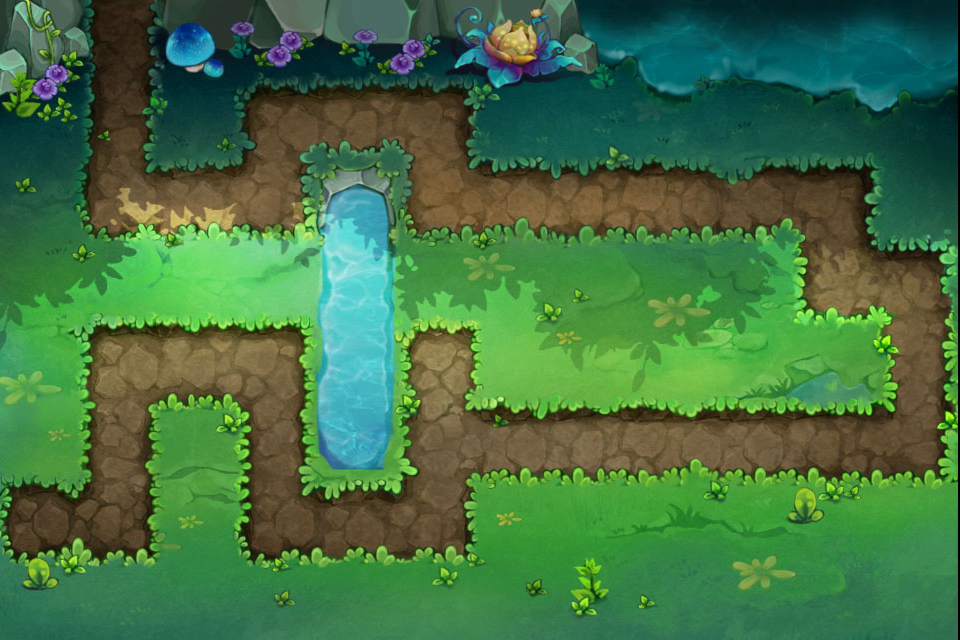

This game map was drawn from its Tiled (.tmx) file and the tilesets committed beside it. A one-line description and the trimmed map source follow:
An orthogonal 12x8 tile map with 80x80 px tiles, 1 tile layer (Background) and 8 objects (2x waterfall, woodhero, leaf.png, gress1.png, waters.png, ...).

<map version="1.0" orientation="orthogonal" width="12" height="8" tilewidth="80" tileheight="80">
 <tileset firstgid="1" name="level1_11bg" tilewidth="80" tileheight="80">
  <tileoffset x="-2" y="0" />
  <image source="level1_11bg.jpg" width="960" height="640" />
  <tile id="1">
   <properties>
    <property name="tiletype" value="0" />
   </properties>
  </tile>
  <tile id="13">
   <properties>
    <property name="tiletype" value="0" />
   </properties>
  </tile>
  <tile id="14">
   <properties>
    <property name="tiletype" value="1" />
   </properties>
  </tile>
  <tile id="15">
   <properties>
    <property name="tiletype" value="0" />
   </properties>
  </tile>
  <tile id="16">
   <properties>
    <property name="tiletype" value="0" />
   </properties>
  </tile>
  <tile id="17">
   <properties>
    <property name="tiletype" value="0" />
   </properties>
  </tile>
  <tile id="18">
   <properties>
    <property name="tiletype" value="1" />
   </properties>
  </tile>
  <tile id="19">
   <properties>
    <property name="tiletype" value="10" />
   </properties>
  </tile>
  <tile id="20">
   <properties>
    <property name="tiletype" value="1" />
   </properties>
  </tile>
  <tile id="21">
   <properties>
    <property name="tiletype" value="1" />
   </properties>
  </tile>
  <tile id="22">
   <properties>
    <property name="tiletype" value="1" />
   </properties>
  </tile>
  <tile id="23">
   <properties>
    <property name="tiletype" value="1" />
   </properties>
  </tile>
  <tile id="24">
   <properties>
    <property name="tiletype" value="1" />
   </properties>
  </tile>
  <tile id="25">
   <properties>
    <property name="tiletype" value="0" />
   </properties>
  </tile>
  <tile id="26">
   <properties>
    <property name="tiletype" value="0" />
   </properties>
  </tile>
  <tile id="27">
   <properties>
    <property name="tiletype" value="0" />
   </properties>
  </tile>
  <tile id="28">
   <properties>
    <property name="tiletype" value="2" />
   </properties>
  </tile>
  <tile id="29">
   <properties>
    <property name="tiletype" value="0" />
   </properties>
  </tile>
  <tile id="30">
   <properties>
    <property name="tiletype" value="0" />
   </properties>
  </tile>
  <tile id="31">
   <properties>
    <property name="tiletype" value="0" />
   </properties>
  </tile>
  <tile id="32">
   <properties>
    <property name="tiletype" value="0" />
   </properties>
  </tile>
  <tile id="33">
   <properties>
    <property name="tiletype" value="0" />
   </properties>
  </tile>
  <tile id="34">
   <properties>
    <property name="tiletype" value="0" />
   </properties>
  </tile>
  <tile id="35">
   <properties>
    <property name="tiletype" value="1" />
   </properties>
  </tile>
  <tile id="36">
   <properties>
    <property name="tiletype" value="1" />
   </properties>
  </tile>
  <tile id="37">
   <properties>
    <property name="tiletype" value="1" />
   </properties>
  </tile>
  <tile id="38">
   <properties>
    <property name="tiletype" value="1" />
   </properties>
  </tile>
  <tile id="39">
   <properties>
    <property name="tiletype" value="1" />
   </properties>
  </tile>
  <tile id="40">
   <properties>
    <property name="tiletype" value="2" />
   </properties>
  </tile>
  <tile id="41">
   <properties>
    <property name="tiletype" value="1" />
   </properties>
  </tile>
  <tile id="42">
   <properties>
    <property name="tiletype" value="1" />
   </properties>
  </tile>
  <tile id="43">
   <properties>
    <property name="tiletype" value="1" />
   </properties>
  </tile>
  <tile id="44">
   <properties>
    <property name="tiletype" value="1" />
   </properties>
  </tile>
  <tile id="45">
   <properties>
    <property name="tiletype" value="1" />
   </properties>
  </tile>
  <tile id="46">
   <properties>
    <property name="tiletype" value="0" />
   </properties>
  </tile>
  <tile id="47">
   <properties>
    <property name="tiletype" value="0" />
   </properties>
  </tile>
  <tile id="48">
   <properties>
    <property name="tiletype" value="1" />
   </properties>
  </tile>
  <tile id="49">
   <properties>
    <property name="tiletype" value="0" />
   </properties>
  </tile>
  <tile id="50">
   <properties>
    <property name="tiletype" value="0" />
   </properties>
  </tile>
  <tile id="51">
   <properties>
    <property name="tiletype" value="0" />
   </properties>
  </tile>
  <tile id="52">
   <properties>
    <property name="tiletype" value="2" />
   </properties>
  </tile>
  <tile id="54">
   <properties>
    <property name="tiletype" value="1" />
   </properties>
  </tile>
  <tile id="55">
   <properties>
    <property name="tiletype" value="1" />
   </properties>
  </tile>
  <tile id="56">
   <properties>
    <property name="tiletype" value="1" />
   </properties>
  </tile>
  <tile id="57">
   <properties>
    <property name="tiletype" value="1" />
   </properties>
  </tile>
  <tile id="58">
   <properties>
    <property name="tiletype" value="1" />
   </properties>
  </tile>
  <tile id="59">
   <properties>
    <property name="tiletype" value="0" />
   </properties>
  </tile>
  <tile id="60">
   <properties>
    <property name="tiletype" value="1" />
   </properties>
  </tile>
  <tile id="61">
   <properties>
    <property name="tiletype" value="0" />
   </properties>
  </tile>
  <tile id="62">
   <properties>
    <property name="tiletype" value="1" />
   </properties>
  </tile>
  <tile id="63">
   <properties>
    <property name="tiletype" value="0" />
   </properties>
  </tile>
  <tile id="64">
   <properties>
    <property name="tiletype" value="2" />
   </properties>
  </tile>
  <tile id="65">
   <properties>
    <property name="tiletype" value="0" />
   </properties>
  </tile>
  <tile id="66">
   <properties>
    <property name="tiletype" value="0" />
   </properties>
  </tile>
  <tile id="67">
   <properties>
    <property name="tiletype" value="0" />
   </properties>
  </tile>
  <tile id="68">
   <properties>
    <property name="tiletype" value="0" />
   </properties>
  </tile>
  <tile id="69">
   <properties>
    <property name="tiletype" value="0" />
   </properties>
  </tile>
  <tile id="70">
   <properties>
    <property name="tiletype" value="0" />
   </properties>
  </tile>
  <tile id="71">
   <properties>
    <property name="tiletype" value="0" />
   </properties>
  </tile>
  <tile id="73">
   <properties>
    <property name="tiletype" value="0" />
   </properties>
  </tile>
  <tile id="74">
   <properties>
    <property name="tiletype" value="1" />
   </properties>
  </tile>
  <tile id="75">
   <properties>
    <property name="tiletype" value="0" />
   </properties>
  </tile>
  <tile id="76">
   <properties>
    <property name="tiletype" value="0" />
   </properties>
  </tile>
  <tile id="77">
   <properties>
    <property name="tiletype" value="0" />
   </properties>
  </tile>
  <tile id="78">
   <properties>
    <property name="tiletype" value="1" />
   </properties>
  </tile>
  <tile id="79">
   <properties>
    <property name="tiletype" value="1" />
   </properties>
  </tile>
  <tile id="80">
   <properties>
    <property name="tiletype" value="1" />
   </properties>
  </tile>
  <tile id="81">
   <properties>
    <property name="tiletype" value="1" />
   </properties>
  </tile>
  <tile id="82">
   <properties>
    <property name="tiletype" value="1" />
   </properties>
  </tile>
  <tile id="83">
   <properties>
    <property name="tiletype" value="1" />
   </properties>
  </tile>
 </tileset>
 <layer name="Background" width="12" height="8">
  <data>[96 cells, 96 non-empty, 96 distinct tile ids]</data>
 </layer>
 <objectgroup name="Objects" width="12" height="8">
  <object name="woodhero" x="352" y="296" />
  <object name="waterfall" x="691" y="20" />
  <object name="waterfall" x="854" y="21" />
  <object name="leaf.png" x="531" y="49" />
  <object name="gress1.png" x="608" y="153" />
  </objectgroup>
</map>
<!-- 3 of 8 objects omitted -->
